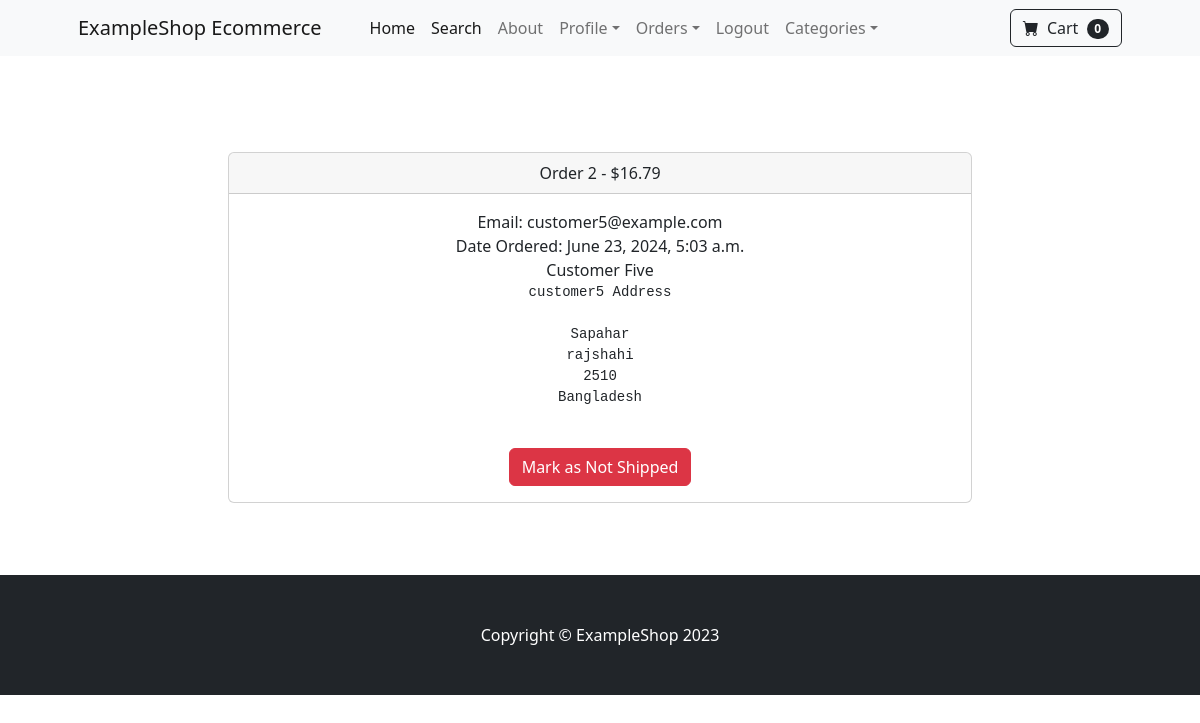
The app's page /payment/orders/2 (signed in), older data.
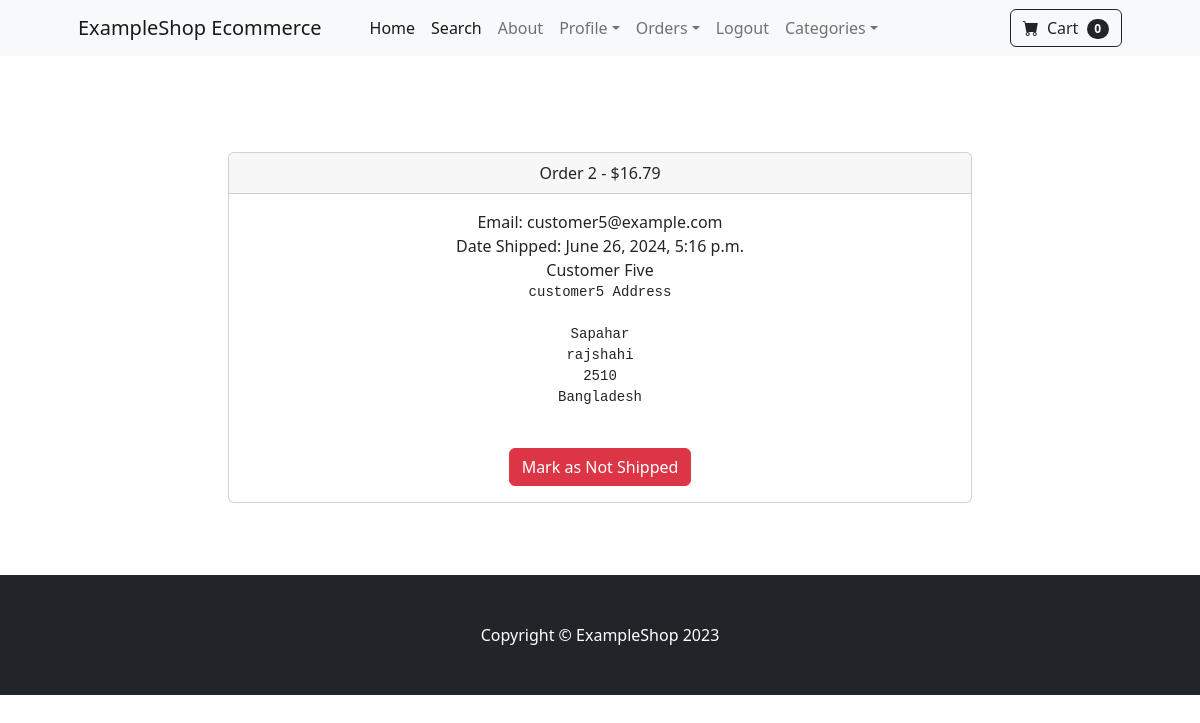
The same page, newer data.
### payment/models.py (models this page shows, shortened)
class Order(models.Model):
    user = models.ForeignKey(User, on_delete=models.CASCADE, null=True, blank=True)
    full_name = models.CharField(max_length=250)
    email = models.EmailField(max_length=250)
    shipping_address = models.TextField(max_length=15000)
    amount_paid = models.DecimalField(max_digits=10, decimal_places=2)
    date_ordered = models.DateTimeField(auto_now_add=True)
    shipped = models.BooleanField(default=False)
    date_shipped = models.DateTimeField(blank=True, null=True)

### payment/views.py (the view, shortened to what this page needs)
# urls.py: path('orders/<int:pk>', views.orders, name='orders'),
def orders(request, pk):
    if request.user.is_authenticated and request.user.is_superuser:
        order = Order.objects.get(id=pk)
        items = OrderItem.objects.filter(order=pk)
        return render(request, 'payment/orders.html', {"order":order, "items":items})
    else:
        messages.success(request, "Access Denied!")
        return redirect('home')

### cart/cart.py (called while the page is built)
    def __len__(self):
        return len(self.cart)

### cart/context_processors.py (called while the page is built)
def cart(request):
    return {'cart': Cart(request)}

### payment/templates/payment/orders.html (shortened to what this page needs)
{% extends "base.html" %}
{% block content %}
<div class="container">
    <div class="row">
        <center>
            <div class="col-8">
                <br><br>
                <div class="card">
                    <div class="card-header">
                      Order {{ order.id }} - ${{order.amount_paid}}
                    </div>
                    <div class="card-body">
                        Email: {{ order.email }}<br>
                        {% if order.date_shipped %}
                            Date Shipped: {{ order.date_shipped }}
                        {% else %}
                            Date Ordered: {{ order.date_ordered }}
                        {% endif %}
                        <br>
                        {{ order.full_name }}
                        <pre>{{ order.shipping_address }}</pre>
                        <br>
                        {% if not order.shipped %}
                            <form method="POST" >
                                {% csrf_token %}
                                <input type="hidden" name="shipping_status" value="true">
                                <button type="submit" class="btn btn-success">Mark as Shipped</button>
                            </form>
                        {% else %}
                            <form method="POST" >
                                <button type="submit" class="btn btn-danger">Mark as Not Shipped</button>
                            </form>
                        {% endif %}
                    </div>
                  </div>
                <br>
                <br><br>
            </div>
        </center>
    </div>
</div>
{% endblock %}

### store/templates/base.html (shortened to what this page needs)
{% load static %}
<!DOCTYPE html>
<html lang="en">
    <head>
        <link href="https://cdn.jsdelivr.net/npm/bootstrap-icons@1.5.0/font/bootstrap-icons.css" rel="stylesheet" />
        <link href="{% static 'css/styles.css' %}" rel="stylesheet" />
    </head>
    <body>
        {% include "navbar.html" %}
        {% block content %}
        {% endblock %}
        <footer class="py-5 bg-dark">
            <div class="container"><p class="m-0 text-center text-white">Copyright &copy; ExampleShop 2023</p></div>
        </footer>
    </body>
</html>

### store/templates/navbar.html (shortened to what this page needs)
       <nav class="navbar navbar-expand-lg navbar-light bg-light">
        <div class="container px-4 px-lg-5">
            <a class="navbar-brand" href="{% url "home" %}">ExampleShop Ecommerce</a>
            <div class="collapse navbar-collapse" id="navbarSupportedContent">
                <ul class="navbar-nav me-auto mb-2 mb-lg-0 ms-lg-4">
                    <li class="nav-item"><a class="nav-link active" aria-current="page" href="{% url 'home' %}">Home</a></li>
                    <li class="nav-item"><a class="nav-link active" aria-current="page" href="{% url 'search' %}">Search</a></li>
                    <li class="nav-item"><a class="nav-link" href="{% url "about" %}">About</a></li>
                    {% if user.is_authenticated %}
                    <li class="nav-item dropdown">
                        <a class="nav-link dropdown-toggle" id="navbarDropdown" href="#" role="button" data-bs-toggle="dropdown" aria-expanded="false">Profile</a>
                    </li>
                    {% if user.is_superuser %}
                    <li class="nav-item dropdown">
                        <a class="nav-link dropdown-toggle" id="navbarDropdown" href="#" role="button" data-bs-toggle="dropdown" aria-expanded="false">Orders</a>
                    </li>
                    {% endif %}
                    <li class="nav-item"><a class="nav-link" href="{% url "logout" %}">Logout</a></li>
                    {% else %}
                    <li class="nav-item"><a class="nav-link" href="{% url "login" %}">Login</a></li>
                    <li class="nav-item"><a class="nav-link" href="{% url "register" %}">Register</a></li>
                    {% endif %}
                    <li class="nav-item dropdown">
                        <a class="nav-link dropdown-toggle" id="navbarDropdown" href="#" role="button" data-bs-toggle="dropdown" aria-expanded="false">Categories</a>
                    </li>
                </ul>
                <form class="d-flex">
                    <a href="{% url 'cart_summary' %}" class="btn btn-outline-dark">
                        <i class="bi-cart-fill me-1"></i>
                        Cart
                        <span class="badge bg-dark text-white ms-1 rounded-pill" id="cart_quantity">{{ cart|length }}</span>
                    </a>
                </form>
            </div>
        </div>
    </nav>

Row changes from the older to the newer data that the page shows:
changed Order "customer5@example.com": date_shipped (not shown) → "June 26, 2024, 5:16 p.m."; date_ordered "June 23, 2024, 5:03 a.m." → (not shown)
Text that changed along with them:
text no longer shown: "Date Ordered:"
text now shown: "Date Shipped:"
